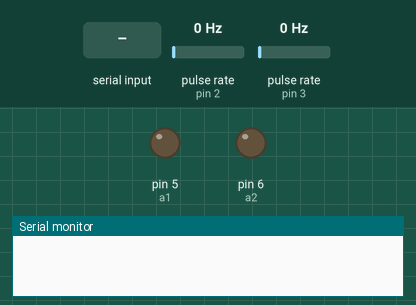
Bench run of a sketch on a simulated Arduino Uno, built with avr-gcc and run on an emulated ATmega328P. Shown: output pins drawn as LEDs (lit = HIGH), the last lines printed to the serial monitor. Wiring (inferred from the names in the program): 2 × pulse sensor: data pin 2 / data pin 3. Inputs (shaded band) come from the test bench; at power-on: pulse rate (sensors on pin 2, pin 3) 0 Hz.

Above: at 1.2 s.
1.3 s: "0" received over Serial
At 2.4 s:
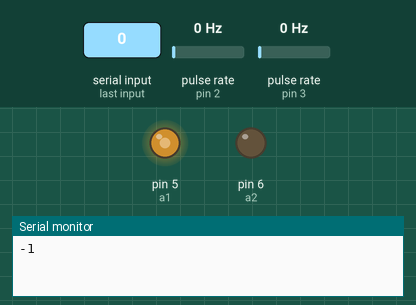
Timing chart, 0 to 4.3 s (numbered marks = the images above; inputs shaded):
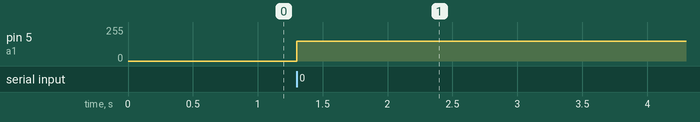

Measured:
- after the input at 1.3 s, pin 5 (a1): 0/255 → 150/255 at once

The sketch:

single_encoder.ino
```cpp
 int a1 = 5;
 int a2 = 6;
 int encoderPin1 = 2;
int encoderPin2 = 3;

int lastEncoded = 0;
int encoderval_r = 0;
int encoderval_l = 0;


int lastMSB = 0;
int lastLSB = 0;


 void print_val()
{
    Serial.print("left val = ");
    Serial.print(encoderval_l);
    Serial.print("|");
    Serial.print("right val = ");
    Serial.println(encoderval_r);
}

void setup() {
   Serial.begin (9600);

  pinMode(a1, OUTPUT);
  pinMode(a2, OUTPUT);
  pinMode(encoderPin1, INPUT);
  pinMode(encoderPin2, INPUT);

  digitalWrite(encoderPin1, HIGH); //turn pullup resistor on
  digitalWrite(encoderPin2, HIGH); //turn pullup resistor on

  //call updateEncoder() when any high/low changed seen
  //on interrupt 0 (pin 2), or interrupt 1 (pin 3)
  attachInterrupt(0, updateEncoder_r, CHANGE);
  attachInterrupt(1, updateEncoder_l, CHANGE);

}

void loop() {

  if(Serial.available() > 0)
  {
    if(Serial.read() == '0')
  {
    analogWrite(a1,150);
    analogWrite(a2,0);
    }
    if(Serial.read() == '6')
  {
    analogWrite(a1,0);
    analogWrite(a2,0);
    }
    Serial.print(Serial.read());
    }
  //print_val();
  //delay(1000);
}

void updateEncoder_r()
{
  int MSB = digitalRead(encoderPin1);
  if(MSB!=lastMSB)
  encoderval_r++;
  lastMSB=MSB;
  }
void updateEncoder_l()
{
  int LSB = digitalRead(encoderPin2);
  if(LSB!=lastLSB)
  encoderval_l++;
  lastLSB=LSB;
  }
```
